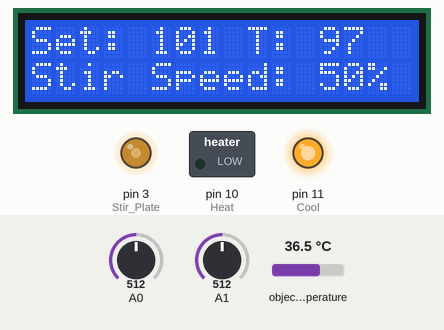
Recording of a sketch running on a simulated Arduino Uno, built with avr-gcc and run on an emulated ATmega328P. On the bench: 16×2 character LCD, switched loads named in the sketch (green lamp = pin HIGH), output pins drawn as LEDs (lit = HIGH). The test bench sets the inputs (shaded band); at power-on: A0 = 512, object temperature 36.5 °C, A1 = 512.

Above: at 1.4 s.
1.5 s: A0 set to 1008
At 2.3 s:
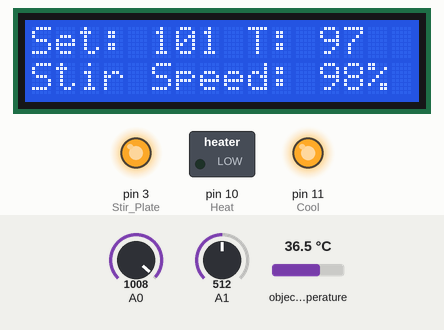
3.2 s: A0 set to 1023
At 4.2 s:
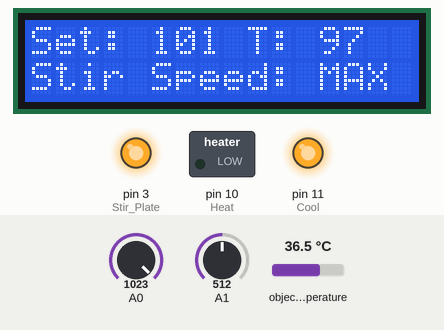
4.8 s: object temperature set to 38.5 °C
At 5.7 s:
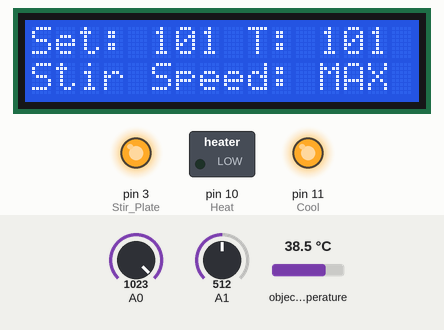
6.3 s: object temperature set to 39.3 °C
At 7.6 s:
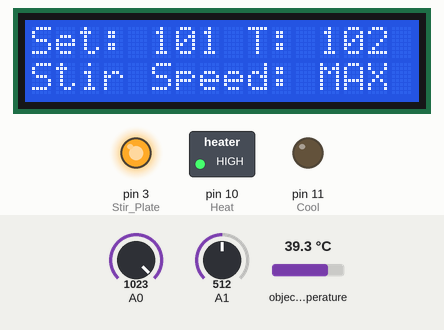
7.9 s: A0 set to 716
At 9.3 s:
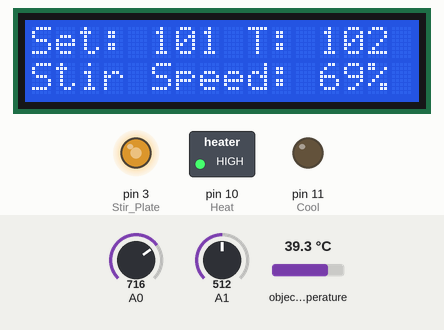
9.6 s: A1 set to 537
At 10.3 s:
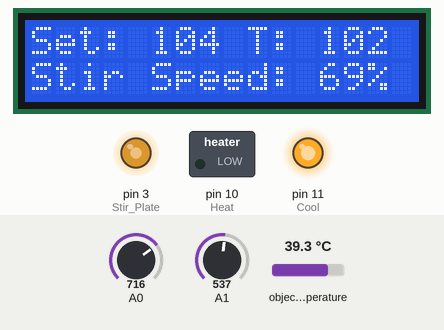
Timing chart, 0 to 12.2 s (numbered marks = the images above; inputs shaded):
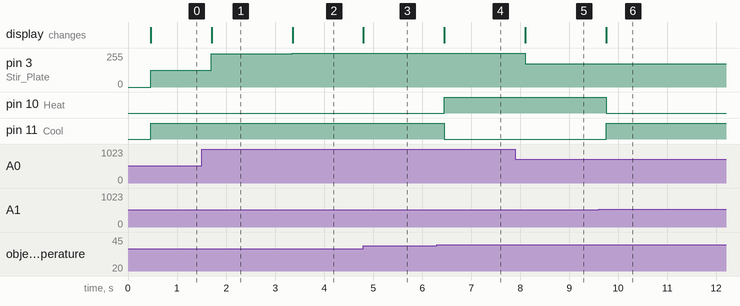

Measured:
- the behaviour switches between 1022 and 1023 on A0 (found by bisection; images 1 and 2)
- the behaviour switches between 38.8 and 38.9 °C on object temperature (found by bisection; images 3 and 4)
- the behaviour switches between 526 and 527 on A1 (found by bisection; images 5 and 6)
- after the input at 1.5 s, pin 3 (Stir_Plate): 127/255 → 249/255 after 0.20 s; the display: changes after 0.21 s (image 1)
- after the input at 3.2 s, pin 3 (Stir_Plate): 249/255 → 255/255 after 0.15 s; the display: changes after 0.16 s (image 2)
- after the input at 4.8 s, the display: changes at once (image 3)
- after the input at 6.3 s, pin 10 (Heat): LOW → HIGH after 0.15 s; pin 11 (Cool): HIGH → LOW after 0.15 s; the display: changes after 0.16 s (image 4)
- after the input at 7.9 s, pin 3 (Stir_Plate): 255/255 → 175/255 after 0.20 s; the display: changes after 0.21 s (image 5)
- after the input at 9.6 s, pin 10 (Heat): HIGH → LOW after 0.15 s; pin 11 (Cool): LOW → HIGH after 0.15 s; the display: changes after 0.16 s (image 6)

The sketch:

GrowthChamber.ino
```cpp
#include <Wire.h>
#include <Adafruit_MLX90614.h>
#include <SoftwareSerial.h>
#include <LiquidCrystal.h>

//SoftwareSerial lcd(4, 2);
const int rs = 8, en = 9, d4 = 4, d5 = 5, d6 = 6, d7 = 7;
LiquidCrystal lcd(rs, en, d4, d5, d6, d7);

Adafruit_MLX90614 mlx = Adafruit_MLX90614();

int tempSetPoint = 0;
int stirSetPoint = 0;
int actualTemperature = 0;

void setup() {
  pinMode(A0, INPUT);
  pinMode(A1, INPUT);
  pinMode(3, OUTPUT); //Stir Plate
  pinMode(10, OUTPUT); //Heat?
  pinMode(11, OUTPUT); //Cool?
  //Serial.begin(9600);
  lcd.begin(16,2);
  //clearDisplay();
  mlx.begin();
  delay(200);
}

void loop() {
   delay(200);
  getInputs();
  adjustStirSpeed();
  adjustTemperature();

  //Serial.print("Temp Setpoint: ");  Serial.print(tempSetPoint); Serial.print("       Actual Temp: "); Serial.println(actualTemperature);

  lcd.setCursor(0,0);
  lcd.print("Set: "); lcd.print(tempSetPoint);
  if (tempSetPoint < 100)
  {
    lcd.print("  ");
  }
  else
  {
    lcd.print(" ");
  }
  lcd.print("T: "); lcd.print((int)mlx.readObjectTempF());

  lcd.setCursor(0,1);
  lcd.print("Stir Speed: ");

  if (stirSetPoint == 100)
  {
    lcd.print("MAX");
  }
  else
  {

    lcd.print(stirSetPoint);
    if (stirSetPoint < 10)
    {
      lcd.print("%  ");
    }
    else if (stirSetPoint < 100)
    {
      lcd.print("% ");
    }
    else if (stirSetPoint == 100)
    {
      lcd.print("MAX");
    }
    else
    {
      lcd.print("???");
    }
  }
}

void adjustTemperature()
{
  if(tempSetPoint < actualTemperature) //Cooling
  {
    analogWrite(11,0);
    analogWrite(10,255);
  }
  if(tempSetPoint > actualTemperature)  //Heating
  {
    analogWrite(11,255);
    analogWrite(10,0);
  }
}

void adjustStirSpeed()
{
  analogWrite(3, map(stirSetPoint, 0, 100, 0, 255));
}

void getInputs()
{
  tempSetPoint = map(analogRead(A1), 0, 1023, 32, 170);
  //tempSetPoint = 70;
  stirSetPoint = map(analogRead(A0), 0, 1023, 0, 100);
  actualTemperature = (int)mlx.readObjectTempF();
}

void clearDisplay() {
  lcd.write(0xFE);
  lcd.write(0x01);
  //Serial.write(0xFE);
  //Serial.write(0x01);
}

void setLCDCursor()
{
  //lcd.write(0xFE);  // send the special command
  //lcd.write(0x80);  // send the set cursor command
  //Serial.write(0xFE);  // send the special command
  //Serial.write(0x80);  // send the set cursor command
}

void setLCDCursorLine2()
{
  //lcd.write(0xFE);
  //lcd.write(0xC0);
  //Serial.write(0xFE);
  //Serial.write(0xC0);
}
```
